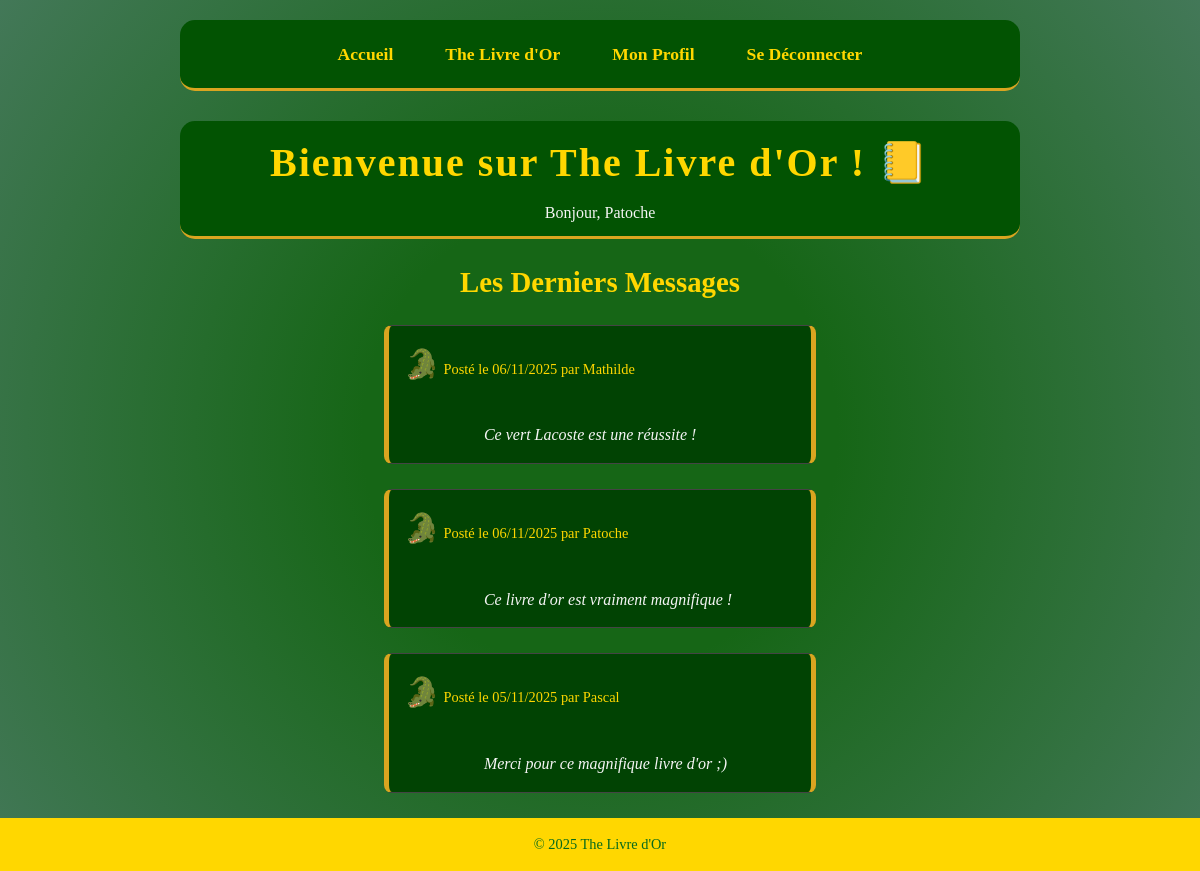
Page / (signed in) on the committed database.
### tables this page shows
CREATE TABLE `commentaires` (
  `id` int NOT NULL,
  `commentaire` text NOT NULL,
  `id_utilisateur` int NOT NULL,
  `date` datetime NOT NULL
);

CREATE TABLE `utilisateurs` (
  `id` int NOT NULL,
  `login` varchar(255) NOT NULL,
  `password` varchar(255) NOT NULL
);

### model/comment-model.php (called while the page is built, shortened)
<?php
class CommentModel {
    private $bdd;
    public function __construct() {
        $host = 'localhost';
        $dbname = 'livreor';
        $username = 'root';
        $password = '';
        try {
            $this->bdd = new PDO("mysql:host=$host;dbname=$dbname;charset=utf8", $username, $password);
            $this->bdd->setAttribute(PDO::ATTR_ERRMODE, PDO::ERRMODE_EXCEPTION);
        } catch (Exception $e) {
            die('Erreur de connexion à la base de données : ' . $e->getMessage());
        }
    }
    public function getAllCommentsWithUser() {
        $requete = $this->bdd->prepare("
            SELECT
                c.commentaire,
                c.date,
                u.login AS auteur_login
            FROM
                commentaires c
            JOIN
                utilisateurs u ON c.id_utilisateur = u.id
            ORDER BY
                c.date DESC
        ");
        $requete->execute();
        return $requete->fetchAll(PDO::FETCH_ASSOC);
    }
}

### index.php (the view)
<?php
require_once('model/comment-model.php');
$commentModel = new CommentModel();
$commentaires = $commentModel->getAllCommentsWithUser();
include('includes/header.php');
?>
<div class="hero">
    <h1>Bienvenue sur  The Livre d'Or ! 📒</h1>
    <p>Bonjour, <?= htmlspecialchars($login_utilisateur) ?></p>
</div>
<h2>Les Derniers Messages</h2>
<?php if (empty($commentaires)): ?>
    <p>Aucun commentaire pour le moment. Soyez le premier !</p>
<?php else: ?>
    <section class="commentaires-list">
        <?php foreach ($commentaires as $com): ?>
            <article class="commentaire-entry">
                <p class="meta">
                    <span style="font-size: 200%;">🐊</span> Posté le <?= date('d/m/Y', strtotime($com['date'])) ?> par <?= htmlspecialchars($com['auteur_login']) ?>
                </p>
                <blockquote class="message-text">
                    <?= nl2br(htmlspecialchars($com['commentaire'])) ?>
                </blockquote>
            </article>
        <?php endforeach; ?>
    </section>
<?php endif; ?>
<?php
include('includes/footer.php');
?>

### css/style.css (style rules this page uses)
:root { background: #166616; background: radial-gradient(circle, rgba(22, 102, 22, 1) 32%, rgba(67, 120, 88, 1) 100%); --color-text-primary: #f5f5f5; --color-accent: #DAA520; --color-accent-light: #FFD700; --color-border: #444; --font-primary: 'Georgia', serif; }
* { margin: 0; padding: 0; box-sizing: border-box; }
body { font-family: var(--font-primary); background-color: var(--color-background); color: var(--color-text-primary); line-height: 1.6; display: flex; flex-direction: column; align-items: center; min-height: 100vh; }
.hero { width: 70%; text-align: center; background-color: #025302; border-bottom: 3px solid var(--color-accent); padding: 10px; border-radius: 15px }
h1 { font-size: 2.5em; color: var(--color-accent-light); letter-spacing: 2px; margin-bottom: 5px; }
h2 { font-size: 1.8em; color: var(--color-accent-light); margin-top: 20px; margin-bottom: 15px; padding-bottom: 5px; }
.commentaire-entry { margin-bottom: 25px; padding: 15px; border: 1px solid var(--color-border); border-left: 5px solid var(--color-accent); border-right: 5px solid var(--color-accent); background-color: #014303; border-radius: 8px; }
.meta { font-size: 0.9em; color: var(--color-accent-light); margin-bottom: 10px; }
.message-text { font-style: italic; color: var(--color-text-primary); white-space: pre-wrap; }

### rows in the picture
commentaires: date "06/11/2025", id_utilisateur.login "Mathilde", commentaire "Ce vert Lacoste est une réussite !"
commentaires: date "06/11/2025", id_utilisateur.login "Patoche", commentaire "Ce livre d'or est vraiment magnifique !"
commentaires: date "05/11/2025", id_utilisateur.login "Pascal", commentaire "Merci pour ce magnifique livre d'or ;)"

### other values in the picture
$login_utilisateur "Patoche"
